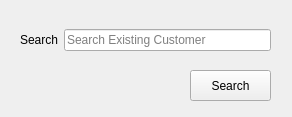
<?xml version="1.0" encoding="UTF-8"?>
<ui version="4.0">
 <class>MainWindow</class>
 <widget class="QMainWindow" name="MainWindow">
  <property name="geometry">
   <rect>
    <x>0</x>
    <y>0</y>
    <width>292</width>
    <height>117</height>
   </rect>
  </property>
  <property name="minimumSize">
   <size>
    <width>292</width>
    <height>117</height>
   </size>
  </property>
  <property name="maximumSize">
   <size>
    <width>292</width>
    <height>117</height>
   </size>
  </property>
  <property name="windowTitle">
   <string>MainWindow</string>
  </property>
  <widget class="QWidget" name="centralwidget">
   <widget class="QPushButton" name="exist_search">
    <property name="geometry">
     <rect>
      <x>190</x>
      <y>70</y>
      <width>81</width>
      <height>31</height>
     </rect>
    </property>
    <property name="minimumSize">
     <size>
      <width>81</width>
      <height>31</height>
     </size>
    </property>
    <property name="maximumSize">
     <size>
      <width>81</width>
      <height>31</height>
     </size>
    </property>
    <property name="text">
     <string>Search</string>
    </property>
   </widget>
   <widget class="QWidget" name="">
    <property name="geometry">
     <rect>
      <x>20</x>
      <y>20</y>
      <width>251</width>
      <height>41</height>
     </rect>
    </property>
    <layout class="QGridLayout" name="gridLayout">
     <item row="0" column="0">
      <widget class="QLabel" name="label">
       <property name="text">
        <string>Search</string>
       </property>
      </widget>
     </item>
     <item row="0" column="1">
      <widget class="QLineEdit" name="lineEdit">
       <property name="placeholderText">
        <string>Search Existing Customer</string>
       </property>
      </widget>
     </item>
    </layout>
   </widget>
  </widget>
 </widget>
 <resources/>
 <connections/>
</ui>
